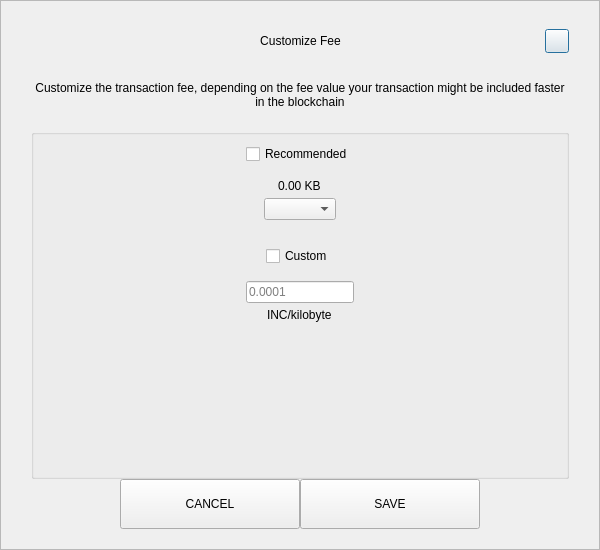
<?xml version="1.0" encoding="UTF-8"?>
<ui version="4.0">
 <class>SendCustomFeeDialog</class>
 <widget class="QDialog" name="SendCustomFeeDialog">
  <property name="geometry">
   <rect>
    <x>0</x>
    <y>0</y>
    <width>600</width>
    <height>550</height>
   </rect>
  </property>
  <property name="windowTitle">
   <string>Form</string>
  </property>
  <layout class="QVBoxLayout" name="verticalLayout_3">
   <property name="spacing">
    <number>0</number>
   </property>
   <property name="leftMargin">
    <number>0</number>
   </property>
   <property name="topMargin">
    <number>0</number>
   </property>
   <property name="rightMargin">
    <number>0</number>
   </property>
   <property name="bottomMargin">
    <number>0</number>
   </property>
   <item>
    <widget class="QFrame" name="frame">
     <property name="styleSheet">
      <string notr="true"/>
     </property>
     <property name="frameShape">
      <enum>QFrame::StyledPanel</enum>
     </property>
     <property name="frameShadow">
      <enum>QFrame::Raised</enum>
     </property>
     <layout class="QVBoxLayout" name="verticalLayout_2">
      <property name="spacing">
       <number>0</number>
      </property>
      <property name="leftMargin">
       <number>30</number>
      </property>
      <property name="topMargin">
       <number>20</number>
      </property>
      <property name="rightMargin">
       <number>30</number>
      </property>
      <property name="bottomMargin">
       <number>20</number>
      </property>
      <item>
       <layout class="QHBoxLayout" name="horizontalLayout_3">
        <property name="spacing">
         <number>0</number>
        </property>
        <item>
         <spacer name="horizontalSpacer_21">
          <property name="orientation">
           <enum>Qt::Horizontal</enum>
          </property>
          <property name="sizeHint" stdset="0">
           <size>
            <width>40</width>
            <height>20</height>
           </size>
          </property>
         </spacer>
        </item>
        <item>
         <widget class="QLabel" name="labelTitle">
          <property name="minimumSize">
           <size>
            <width>0</width>
            <height>40</height>
           </size>
          </property>
          <property name="maximumSize">
           <size>
            <width>16777215</width>
            <height>40</height>
           </size>
          </property>
          <property name="styleSheet">
           <string notr="true">padding-left:24px;</string>
          </property>
          <property name="text">
           <string>Customize Fee</string>
          </property>
          <property name="alignment">
           <set>Qt::AlignCenter</set>
          </property>
          <property name="margin">
           <number>7</number>
          </property>
         </widget>
        </item>
        <item>
         <spacer name="horizontalSpacer">
          <property name="orientation">
           <enum>Qt::Horizontal</enum>
          </property>
          <property name="sizeHint" stdset="0">
           <size>
            <width>40</width>
            <height>20</height>
           </size>
          </property>
         </spacer>
        </item>
        <item>
         <widget class="QPushButton" name="btnEsc">
          <property name="minimumSize">
           <size>
            <width>24</width>
            <height>24</height>
           </size>
          </property>
          <property name="maximumSize">
           <size>
            <width>24</width>
            <height>24</height>
           </size>
          </property>
          <property name="text">
           <string/>
          </property>
         </widget>
        </item>
       </layout>
      </item>
      <item>
       <spacer name="verticalSpacer_2">
        <property name="orientation">
         <enum>Qt::Vertical</enum>
        </property>
        <property name="sizeType">
         <enum>QSizePolicy::Fixed</enum>
        </property>
        <property name="sizeHint" stdset="0">
         <size>
          <width>20</width>
          <height>20</height>
         </size>
        </property>
       </spacer>
      </item>
      <item>
       <widget class="QLabel" name="labelMessage">
        <property name="text">
         <string>Customize the transaction fee, depending on the fee value your transaction might be included faster in the blockchain</string>
        </property>
        <property name="alignment">
         <set>Qt::AlignCenter</set>
        </property>
        <property name="wordWrap">
         <bool>true</bool>
        </property>
       </widget>
      </item>
      <item>
       <spacer name="verticalSpacer_3">
        <property name="orientation">
         <enum>Qt::Vertical</enum>
        </property>
        <property name="sizeType">
         <enum>QSizePolicy::Fixed</enum>
        </property>
        <property name="sizeHint" stdset="0">
         <size>
          <width>20</width>
          <height>20</height>
         </size>
        </property>
       </spacer>
      </item>
      <item>
       <widget class="QGroupBox" name="groupBox">
        <property name="title">
         <string/>
        </property>
        <layout class="QVBoxLayout" name="verticalLayout">
         <property name="leftMargin">
          <number>12</number>
         </property>
         <property name="rightMargin">
          <number>12</number>
         </property>
         <item>
          <layout class="QVBoxLayout" name="verticalLayout_4">
           <property name="spacing">
            <number>5</number>
           </property>
           <item alignment="Qt::AlignHCenter">
            <widget class="QCheckBox" name="checkBoxRecommended">
             <property name="text">
              <string>Recommended</string>
             </property>
            </widget>
           </item>
           <item>
            <spacer name="verticalSpacer_5">
             <property name="orientation">
              <enum>Qt::Vertical</enum>
             </property>
             <property name="sizeType">
              <enum>QSizePolicy::Fixed</enum>
             </property>
             <property name="sizeHint" stdset="0">
              <size>
               <width>20</width>
               <height>10</height>
              </size>
             </property>
            </spacer>
           </item>
           <item alignment="Qt::AlignHCenter">
            <widget class="QLabel" name="labelFee">
             <property name="text">
              <string>0.00 KB</string>
             </property>
            </widget>
           </item>
           <item alignment="Qt::AlignHCenter">
            <widget class="QComboBox" name="comboBoxRecommended"/>
           </item>
          </layout>
         </item>
         <item>
          <spacer name="verticalSpacer">
           <property name="orientation">
            <enum>Qt::Vertical</enum>
           </property>
           <property name="sizeType">
            <enum>QSizePolicy::Fixed</enum>
           </property>
           <property name="sizeHint" stdset="0">
            <size>
             <width>20</width>
             <height>20</height>
            </size>
           </property>
          </spacer>
         </item>
         <item>
          <layout class="QVBoxLayout" name="verticalLayout_5">
           <property name="spacing">
            <number>5</number>
           </property>
           <item alignment="Qt::AlignHCenter">
            <widget class="QCheckBox" name="checkBoxCustom">
             <property name="text">
              <string>Custom</string>
             </property>
            </widget>
           </item>
           <item>
            <spacer name="verticalSpacer_6">
             <property name="orientation">
              <enum>Qt::Vertical</enum>
             </property>
             <property name="sizeType">
              <enum>QSizePolicy::Fixed</enum>
             </property>
             <property name="sizeHint" stdset="0">
              <size>
               <width>20</width>
               <height>10</height>
              </size>
             </property>
            </spacer>
           </item>
           <item alignment="Qt::AlignHCenter">
            <widget class="QLineEdit" name="lineEditCustomFee">
             <property name="placeholderText">
              <string notr="true">0.0001</string>
             </property>
            </widget>
           </item>
           <item alignment="Qt::AlignHCenter">
            <widget class="QLabel" name="labelCustomFee">
             <property name="text">
              <string>INC/kilobyte</string>
             </property>
            </widget>
           </item>
          </layout>
         </item>
         <item>
          <spacer name="verticalSpacer_4">
           <property name="orientation">
            <enum>Qt::Vertical</enum>
           </property>
           <property name="sizeHint" stdset="0">
            <size>
             <width>20</width>
             <height>40</height>
            </size>
           </property>
          </spacer>
         </item>
        </layout>
       </widget>
      </item>
      <item>
       <layout class="QHBoxLayout" name="horizontalLayout" stretch="1,2,2,1">
        <item>
         <spacer name="horizontalSpacer1">
          <property name="orientation">
           <enum>Qt::Horizontal</enum>
          </property>
          <property name="sizeHint" stdset="0">
           <size>
            <width>40</width>
            <height>20</height>
           </size>
          </property>
         </spacer>
        </item>
        <item>
         <widget class="QPushButton" name="btnCancel">
          <property name="minimumSize">
           <size>
            <width>180</width>
            <height>50</height>
           </size>
          </property>
          <property name="focusPolicy">
           <enum>Qt::NoFocus</enum>
          </property>
          <property name="text">
           <string>CANCEL</string>
          </property>
         </widget>
        </item>
        <item>
         <widget class="QPushButton" name="btnSave">
          <property name="minimumSize">
           <size>
            <width>180</width>
            <height>50</height>
           </size>
          </property>
          <property name="focusPolicy">
           <enum>Qt::NoFocus</enum>
          </property>
          <property name="text">
           <string>SAVE</string>
          </property>
         </widget>
        </item>
        <item>
         <spacer name="horizontalSpacer_2">
          <property name="orientation">
           <enum>Qt::Horizontal</enum>
          </property>
          <property name="sizeHint" stdset="0">
           <size>
            <width>40</width>
            <height>20</height>
           </size>
          </property>
         </spacer>
        </item>
       </layout>
      </item>
     </layout>
    </widget>
   </item>
  </layout>
 </widget>
 <resources/>
 <connections/>
</ui>
